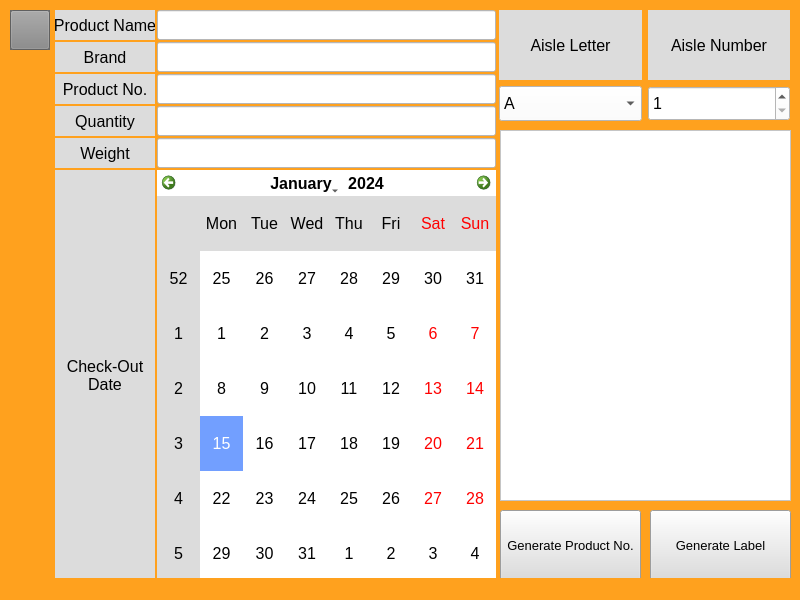
<?xml version="1.0" encoding="UTF-8"?>
<ui version="4.0">
 <class>MainWindow</class>
 <widget class="QMainWindow" name="MainWindow">
  <property name="enabled">
   <bool>true</bool>
  </property>
  <property name="geometry">
   <rect>
    <x>0</x>
    <y>0</y>
    <width>800</width>
    <height>600</height>
   </rect>
  </property>
  <property name="minimumSize">
   <size>
    <width>800</width>
    <height>600</height>
   </size>
  </property>
  <property name="maximumSize">
   <size>
    <width>800</width>
    <height>600</height>
   </size>
  </property>
  <property name="windowTitle">
   <string>MainWindow</string>
  </property>
  <property name="styleSheet">
   <string notr="true">background-color: rgb(255, 161, 30);

</string>
  </property>
  <widget class="QWidget" name="centralwidget">
   <widget class="QWidget" name="gridLayoutWidget">
    <property name="geometry">
     <rect>
      <x>55</x>
      <y>10</y>
      <width>441</width>
      <height>571</height>
     </rect>
    </property>
    <layout class="QGridLayout" name="gridLayout">
     <property name="sizeConstraint">
      <enum>QLayout::SetDefaultConstraint</enum>
     </property>
     <property name="spacing">
      <number>2</number>
     </property>
     <item row="7" column="1">
      <widget class="QLineEdit" name="weight_edit">
       <property name="sizePolicy">
        <sizepolicy hsizetype="Expanding" vsizetype="Minimum">
         <horstretch>0</horstretch>
         <verstretch>0</verstretch>
        </sizepolicy>
       </property>
       <property name="font">
        <font>
         <pointsize>12</pointsize>
        </font>
       </property>
       <property name="styleSheet">
        <string notr="true">background-color: rgb(255, 255, 255);</string>
       </property>
      </widget>
     </item>
     <item row="7" column="0">
      <widget class="QLabel" name="label_5">
       <property name="minimumSize">
        <size>
         <width>100</width>
         <height>30</height>
        </size>
       </property>
       <property name="maximumSize">
        <size>
         <width>100</width>
         <height>16777215</height>
        </size>
       </property>
       <property name="font">
        <font>
         <pointsize>12</pointsize>
        </font>
       </property>
       <property name="toolTip">
        <string>&lt;html&gt;&lt;head/&gt;&lt;body&gt;&lt;p&gt;Type in the weight of the package.&lt;/p&gt;&lt;/body&gt;&lt;/html&gt;</string>
       </property>
       <property name="styleSheet">
        <string notr="true">background-color: rgb(220, 220, 220);</string>
       </property>
       <property name="text">
        <string>Weight</string>
       </property>
       <property name="alignment">
        <set>Qt::AlignCenter</set>
       </property>
      </widget>
     </item>
     <item row="9" column="1">
      <widget class="QCalendarWidget" name="calendar">
       <property name="font">
        <font>
         <pointsize>12</pointsize>
        </font>
       </property>
       <property name="styleSheet">
        <string notr="true">background-color: rgb(255, 255, 255);
selection-background-color: rgb(114, 159, 255);
alternate-background-color: rgb(220, 220, 220);
color: rgb(0, 0, 0);
</string>
       </property>
      </widget>
     </item>
     <item row="9" column="0">
      <widget class="QLabel" name="label_6">
       <property name="minimumSize">
        <size>
         <width>100</width>
         <height>30</height>
        </size>
       </property>
       <property name="maximumSize">
        <size>
         <width>100</width>
         <height>16777215</height>
        </size>
       </property>
       <property name="font">
        <font>
         <pointsize>12</pointsize>
        </font>
       </property>
       <property name="toolTip">
        <string>&lt;html&gt;&lt;head/&gt;&lt;body&gt;&lt;p&gt;Select the estimated date for checking out package.&lt;/p&gt;&lt;/body&gt;&lt;/html&gt;</string>
       </property>
       <property name="styleSheet">
        <string notr="true">
background-color: rgb(220, 220, 220);</string>
       </property>
       <property name="text">
        <string>Check-Out Date</string>
       </property>
       <property name="alignment">
        <set>Qt::AlignCenter</set>
       </property>
       <property name="wordWrap">
        <bool>true</bool>
       </property>
      </widget>
     </item>
     <item row="1" column="0">
      <widget class="QLabel" name="label_2">
       <property name="minimumSize">
        <size>
         <width>100</width>
         <height>30</height>
        </size>
       </property>
       <property name="maximumSize">
        <size>
         <width>100</width>
         <height>16777215</height>
        </size>
       </property>
       <property name="font">
        <font>
         <pointsize>12</pointsize>
        </font>
       </property>
       <property name="toolTip">
        <string>&lt;html&gt;&lt;head/&gt;&lt;body&gt;&lt;p&gt;Type the brand name of the item.&lt;/p&gt;&lt;/body&gt;&lt;/html&gt;</string>
       </property>
       <property name="styleSheet">
        <string notr="true">background-color: rgb(220, 220, 220);</string>
       </property>
       <property name="text">
        <string>Brand</string>
       </property>
       <property name="alignment">
        <set>Qt::AlignCenter</set>
       </property>
      </widget>
     </item>
     <item row="1" column="1">
      <widget class="QLineEdit" name="brand_name_edit">
       <property name="sizePolicy">
        <sizepolicy hsizetype="Minimum" vsizetype="Minimum">
         <horstretch>0</horstretch>
         <verstretch>0</verstretch>
        </sizepolicy>
       </property>
       <property name="font">
        <font>
         <pointsize>12</pointsize>
        </font>
       </property>
       <property name="styleSheet">
        <string notr="true">background-color: rgb(255, 255, 255);</string>
       </property>
      </widget>
     </item>
     <item row="0" column="0">
      <widget class="QLabel" name="label">
       <property name="sizePolicy">
        <sizepolicy hsizetype="Preferred" vsizetype="Preferred">
         <horstretch>0</horstretch>
         <verstretch>0</verstretch>
        </sizepolicy>
       </property>
       <property name="minimumSize">
        <size>
         <width>100</width>
         <height>30</height>
        </size>
       </property>
       <property name="maximumSize">
        <size>
         <width>100</width>
         <height>16777215</height>
        </size>
       </property>
       <property name="font">
        <font>
         <pointsize>12</pointsize>
         <weight>50</weight>
         <italic>false</italic>
         <bold>false</bold>
        </font>
       </property>
       <property name="cursor">
        <cursorShape>IBeamCursor</cursorShape>
       </property>
       <property name="toolTip">
        <string>&lt;html&gt;&lt;head/&gt;&lt;body&gt;&lt;p&gt;Type the name of the item.&lt;/p&gt;&lt;/body&gt;&lt;/html&gt;</string>
       </property>
       <property name="styleSheet">
        <string notr="true">background-color: rgb(220, 220, 220);</string>
       </property>
       <property name="text">
        <string>Product Name</string>
       </property>
       <property name="alignment">
        <set>Qt::AlignCenter</set>
       </property>
       <property name="wordWrap">
        <bool>false</bool>
       </property>
      </widget>
     </item>
     <item row="0" column="1">
      <widget class="QLineEdit" name="item_name_edit">
       <property name="sizePolicy">
        <sizepolicy hsizetype="Minimum" vsizetype="Minimum">
         <horstretch>0</horstretch>
         <verstretch>0</verstretch>
        </sizepolicy>
       </property>
       <property name="font">
        <font>
         <pointsize>12</pointsize>
        </font>
       </property>
       <property name="styleSheet">
        <string notr="true">background-color: rgb(255, 255, 255);</string>
       </property>
      </widget>
     </item>
     <item row="2" column="1">
      <widget class="QLineEdit" name="product_number_edit">
       <property name="sizePolicy">
        <sizepolicy hsizetype="Maximum" vsizetype="Minimum">
         <horstretch>0</horstretch>
         <verstretch>0</verstretch>
        </sizepolicy>
       </property>
       <property name="minimumSize">
        <size>
         <width>100</width>
         <height>0</height>
        </size>
       </property>
       <property name="maximumSize">
        <size>
         <width>400</width>
         <height>16777215</height>
        </size>
       </property>
       <property name="font">
        <font>
         <pointsize>12</pointsize>
        </font>
       </property>
       <property name="toolTip">
        <string>&lt;html&gt;&lt;head/&gt;&lt;body&gt;&lt;p&gt;&lt;br/&gt;&lt;/p&gt;&lt;/body&gt;&lt;/html&gt;</string>
       </property>
       <property name="styleSheet">
        <string notr="true">background-color: rgb(255, 255, 255);</string>
       </property>
      </widget>
     </item>
     <item row="5" column="0">
      <widget class="QLabel" name="label_4">
       <property name="minimumSize">
        <size>
         <width>100</width>
         <height>30</height>
        </size>
       </property>
       <property name="maximumSize">
        <size>
         <width>100</width>
         <height>16777215</height>
        </size>
       </property>
       <property name="font">
        <font>
         <pointsize>12</pointsize>
        </font>
       </property>
       <property name="toolTip">
        <string>&lt;html&gt;&lt;head/&gt;&lt;body&gt;&lt;p&gt;Type in the quantity of products in package.&lt;/p&gt;&lt;/body&gt;&lt;/html&gt;</string>
       </property>
       <property name="styleSheet">
        <string notr="true">background-color: rgb(220, 220, 220);</string>
       </property>
       <property name="text">
        <string>Quantity</string>
       </property>
       <property name="alignment">
        <set>Qt::AlignCenter</set>
       </property>
      </widget>
     </item>
     <item row="5" column="1">
      <widget class="QLineEdit" name="quantity_edit">
       <property name="sizePolicy">
        <sizepolicy hsizetype="Expanding" vsizetype="Minimum">
         <horstretch>0</horstretch>
         <verstretch>0</verstretch>
        </sizepolicy>
       </property>
       <property name="font">
        <font>
         <pointsize>12</pointsize>
         <strikeout>false</strikeout>
        </font>
       </property>
       <property name="styleSheet">
        <string notr="true">background-color: rgb(255, 255, 255);</string>
       </property>
      </widget>
     </item>
     <item row="2" column="0">
      <widget class="QLabel" name="label_3">
       <property name="minimumSize">
        <size>
         <width>100</width>
         <height>30</height>
        </size>
       </property>
       <property name="maximumSize">
        <size>
         <width>100</width>
         <height>16777215</height>
        </size>
       </property>
       <property name="font">
        <font>
         <pointsize>12</pointsize>
        </font>
       </property>
       <property name="toolTip">
        <string>&lt;html&gt;&lt;head/&gt;&lt;body&gt;&lt;p&gt;Type the product number. If there is no product number, use bottom-right button to generate one.&lt;/p&gt;&lt;/body&gt;&lt;/html&gt;</string>
       </property>
       <property name="styleSheet">
        <string notr="true">background-color: rgb(220, 220, 220);</string>
       </property>
       <property name="text">
        <string>Product No.</string>
       </property>
       <property name="alignment">
        <set>Qt::AlignCenter</set>
       </property>
      </widget>
     </item>
    </layout>
   </widget>
   <widget class="QPushButton" name="generate_button">
    <property name="geometry">
     <rect>
      <x>650</x>
      <y>510</y>
      <width>141</width>
      <height>71</height>
     </rect>
    </property>
    <property name="font">
     <font>
      <pointsize>10</pointsize>
     </font>
    </property>
    <property name="styleSheet">
     <string notr="true">background-color: rgb(220, 220, 220);</string>
    </property>
    <property name="text">
     <string>Generate Label</string>
    </property>
   </widget>
   <widget class="QWidget" name="gridLayoutWidget_2">
    <property name="geometry">
     <rect>
      <x>499</x>
      <y>10</y>
      <width>291</width>
      <height>111</height>
     </rect>
    </property>
    <layout class="QGridLayout" name="gridLayout_2">
     <property name="sizeConstraint">
      <enum>QLayout::SetDefaultConstraint</enum>
     </property>
     <item row="0" column="0">
      <widget class="QLabel" name="label_7">
       <property name="sizePolicy">
        <sizepolicy hsizetype="Minimum" vsizetype="Maximum">
         <horstretch>0</horstretch>
         <verstretch>0</verstretch>
        </sizepolicy>
       </property>
       <property name="minimumSize">
        <size>
         <width>100</width>
         <height>70</height>
        </size>
       </property>
       <property name="font">
        <font>
         <pointsize>12</pointsize>
        </font>
       </property>
       <property name="toolTip">
        <string>&lt;html&gt;&lt;head/&gt;&lt;body&gt;&lt;p&gt;Select the intended aisle letter to store package.&lt;/p&gt;&lt;/body&gt;&lt;/html&gt;</string>
       </property>
       <property name="styleSheet">
        <string notr="true">background-color: rgb(220, 220, 220);</string>
       </property>
       <property name="text">
        <string>Aisle Letter</string>
       </property>
       <property name="alignment">
        <set>Qt::AlignCenter</set>
       </property>
      </widget>
     </item>
     <item row="0" column="1">
      <widget class="QLabel" name="label_8">
       <property name="sizePolicy">
        <sizepolicy hsizetype="Minimum" vsizetype="Maximum">
         <horstretch>0</horstretch>
         <verstretch>0</verstretch>
        </sizepolicy>
       </property>
       <property name="minimumSize">
        <size>
         <width>100</width>
         <height>70</height>
        </size>
       </property>
       <property name="font">
        <font>
         <pointsize>12</pointsize>
        </font>
       </property>
       <property name="toolTip">
        <string>&lt;html&gt;&lt;head/&gt;&lt;body&gt;&lt;p&gt;Select the intended aisle number to store package.&lt;/p&gt;&lt;/body&gt;&lt;/html&gt;</string>
       </property>
       <property name="styleSheet">
        <string notr="true">background-color: rgb(220, 220, 220);</string>
       </property>
       <property name="text">
        <string>Aisle Number</string>
       </property>
       <property name="alignment">
        <set>Qt::AlignCenter</set>
       </property>
      </widget>
     </item>
     <item row="1" column="1">
      <widget class="QSpinBox" name="aisle_number_spin">
       <property name="sizePolicy">
        <sizepolicy hsizetype="Minimum" vsizetype="Expanding">
         <horstretch>0</horstretch>
         <verstretch>0</verstretch>
        </sizepolicy>
       </property>
       <property name="font">
        <font>
         <pointsize>12</pointsize>
        </font>
       </property>
       <property name="styleSheet">
        <string notr="true">background-color: rgb(255, 255, 255);</string>
       </property>
       <property name="minimum">
        <number>1</number>
       </property>
       <property name="maximum">
        <number>7</number>
       </property>
       <property name="value">
        <number>1</number>
       </property>
      </widget>
     </item>
     <item row="1" column="0">
      <widget class="QComboBox" name="aisle_letter_combo">
       <property name="enabled">
        <bool>true</bool>
       </property>
       <property name="sizePolicy">
        <sizepolicy hsizetype="Preferred" vsizetype="Expanding">
         <horstretch>0</horstretch>
         <verstretch>0</verstretch>
        </sizepolicy>
       </property>
       <property name="font">
        <font>
         <pointsize>12</pointsize>
        </font>
       </property>
       <property name="styleSheet">
        <string notr="true">background-color: rgb(255, 255, 255);</string>
       </property>
       <property name="maxCount">
        <number>2147483645</number>
       </property>
       <item>
        <property name="text">
         <string>A</string>
        </property>
       </item>
       <item>
        <property name="text">
         <string>B</string>
        </property>
       </item>
       <item>
        <property name="text">
         <string>C</string>
        </property>
       </item>
       <item>
        <property name="text">
         <string>D</string>
        </property>
       </item>
       <item>
        <property name="text">
         <string>E</string>
        </property>
       </item>
       <item>
        <property name="text">
         <string>F</string>
        </property>
       </item>
       <item>
        <property name="text">
         <string>G</string>
        </property>
       </item>
      </widget>
     </item>
    </layout>
    <zorder>label_7</zorder>
    <zorder>label_8</zorder>
    <zorder>aisle_letter_combo</zorder>
    <zorder>aisle_number_spin</zorder>
   </widget>
   <widget class="QGraphicsView" name="label_preview">
    <property name="geometry">
     <rect>
      <x>500</x>
      <y>130</y>
      <width>291</width>
      <height>371</height>
     </rect>
    </property>
    <property name="toolTip">
     <string>&lt;html&gt;&lt;head/&gt;&lt;body&gt;&lt;p&gt;&lt;span style=&quot; font-size:12pt;&quot;&gt;Shows a preview of generated label.&lt;/span&gt;&lt;/p&gt;&lt;/body&gt;&lt;/html&gt;</string>
    </property>
    <property name="styleSheet">
     <string notr="true">background-color: rgb(255, 255, 255);</string>
    </property>
   </widget>
   <widget class="QPushButton" name="generate_product_number_button">
    <property name="geometry">
     <rect>
      <x>500</x>
      <y>510</y>
      <width>141</width>
      <height>71</height>
     </rect>
    </property>
    <property name="font">
     <font>
      <pointsize>10</pointsize>
     </font>
    </property>
    <property name="styleSheet">
     <string notr="true">background-color: rgb(220, 220, 220);</string>
    </property>
    <property name="text">
     <string>Generate Product No.</string>
    </property>
   </widget>
   <widget class="QPushButton" name="menu_button">
    <property name="enabled">
     <bool>true</bool>
    </property>
    <property name="geometry">
     <rect>
      <x>10</x>
      <y>10</y>
      <width>40</width>
      <height>40</height>
     </rect>
    </property>
    <property name="styleSheet">
     <string notr="true">background-color: rgb(135, 135, 135);</string>
    </property>
    <property name="text">
     <string/>
    </property>
   </widget>
   <widget class="QFrame" name="menu_background">
    <property name="geometry">
     <rect>
      <x>10</x>
      <y>10</y>
      <width>40</width>
      <height>40</height>
     </rect>
    </property>
    <property name="styleSheet">
     <string notr="true">background-color: rgba(135, 135, 135, 245);</string>
    </property>
    <property name="frameShape">
     <enum>QFrame::StyledPanel</enum>
    </property>
    <property name="frameShadow">
     <enum>QFrame::Raised</enum>
    </property>
    <widget class="QWidget" name="gridLayoutWidget_3">
     <property name="geometry">
      <rect>
       <x>0</x>
       <y>40</y>
       <width>216</width>
       <height>161</height>
      </rect>
     </property>
     <layout class="QGridLayout" name="gridLayout_4">
      <item row="0" column="1">
       <widget class="QLabel" name="label_9">
        <property name="maximumSize">
         <size>
          <width>180</width>
          <height>16777215</height>
         </size>
        </property>
        <property name="font">
         <font>
          <pointsize>11</pointsize>
          <weight>75</weight>
          <bold>true</bold>
         </font>
        </property>
        <property name="styleSheet">
         <string notr="true">background-color: rgba(255, 255, 255, 0);
color: rgb(0, 85, 255);</string>
        </property>
        <property name="text">
         <string>Connect to database</string>
        </property>
       </widget>
      </item>
      <item row="0" column="0">
       <widget class="QPushButton" name="db_button">
        <property name="minimumSize">
         <size>
          <width>40</width>
          <height>40</height>
         </size>
        </property>
        <property name="maximumSize">
         <size>
          <width>40</width>
          <height>40</height>
         </size>
        </property>
        <property name="styleSheet">
         <string notr="true">background-color: rgb(180, 180, 180);</string>
        </property>
        <property name="text">
         <string/>
        </property>
       </widget>
      </item>
      <item row="1" column="1">
       <widget class="QLabel" name="label_10">
        <property name="maximumSize">
         <size>
          <width>180</width>
          <height>16777215</height>
         </size>
        </property>
        <property name="styleSheet">
         <string notr="true">background-color: rgba(255, 255, 255,0);</string>
        </property>
        <property name="text">
         <string/>
        </property>
       </widget>
      </item>
      <item row="1" column="0">
       <widget class="QPushButton" name="pushButton_2">
        <property name="minimumSize">
         <size>
          <width>40</width>
          <height>40</height>
         </size>
        </property>
        <property name="maximumSize">
         <size>
          <width>40</width>
          <height>40</height>
         </size>
        </property>
        <property name="styleSheet">
         <string notr="true">background-color: rgb(255, 255, 255);</string>
        </property>
        <property name="text">
         <string/>
        </property>
       </widget>
      </item>
     </layout>
    </widget>
   </widget>
   <widget class="QPushButton" name="exit_button">
    <property name="enabled">
     <bool>true</bool>
    </property>
    <property name="geometry">
     <rect>
      <x>10</x>
      <y>10</y>
      <width>40</width>
      <height>40</height>
     </rect>
    </property>
    <property name="styleSheet">
     <string notr="true">background-color: rgb(135, 135, 135);</string>
    </property>
    <property name="text">
     <string/>
    </property>
   </widget>
   <zorder>gridLayoutWidget</zorder>
   <zorder>generate_button</zorder>
   <zorder>gridLayoutWidget_2</zorder>
   <zorder>label_preview</zorder>
   <zorder>generate_product_number_button</zorder>
   <zorder>menu_background</zorder>
   <zorder>exit_button</zorder>
   <zorder>menu_button</zorder>
  </widget>
  <widget class="QStatusBar" name="statusbar"/>
 </widget>
 <tabstops>
  <tabstop>item_name_edit</tabstop>
  <tabstop>brand_name_edit</tabstop>
  <tabstop>product_number_edit</tabstop>
  <tabstop>quantity_edit</tabstop>
  <tabstop>weight_edit</tabstop>
  <tabstop>calendar</tabstop>
  <tabstop>aisle_letter_combo</tabstop>
  <tabstop>aisle_number_spin</tabstop>
  <tabstop>label_preview</tabstop>
  <tabstop>generate_product_number_button</tabstop>
  <tabstop>generate_button</tabstop>
  <tabstop>menu_button</tabstop>
  <tabstop>pushButton_2</tabstop>
  <tabstop>db_button</tabstop>
  <tabstop>exit_button</tabstop>
 </tabstops>
 <resources/>
 <connections/>
</ui>
